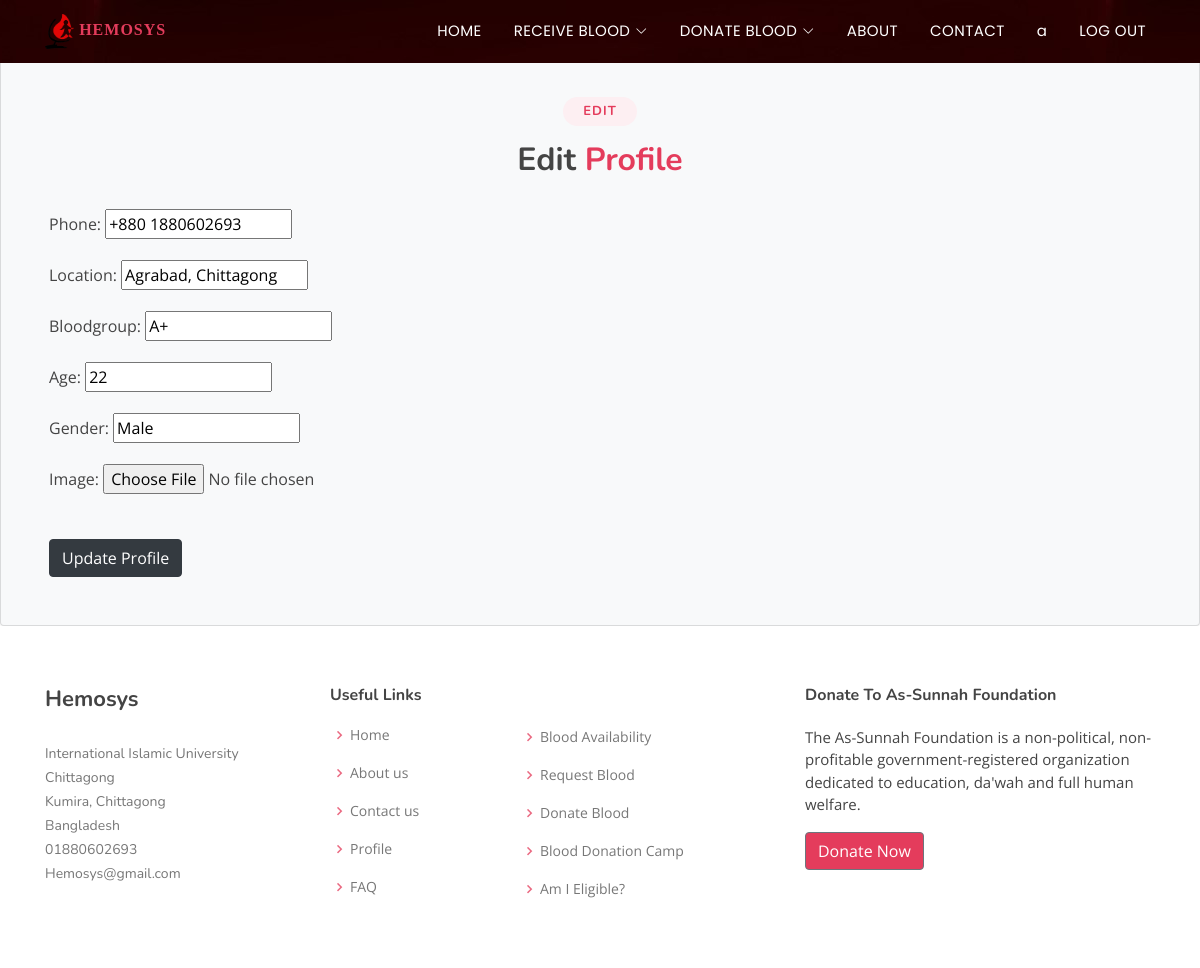
Page /auth/edit-profile/ (signed in) on the committed database.
### authentication/models.py (models this page shows, shortened)
class userprofile(models.Model):
    user = models.OneToOneField(User, on_delete=models.CASCADE)
    phone = models.CharField(max_length=100)
    location = models.CharField(max_length=100)
    bloodgroup = models.CharField(max_length=100)
    age = models.CharField(max_length=3)
    gender = models.CharField(max_length=10)
    image = models.FileField(upload_to='profile-picture', blank=True, null=True)
    donor_donationcount = models.IntegerField(default = 0)

### authentication/views.py (the view)
# urls.py: path('edit-profile/', views.edit_profile, name="editprofile"),
@login_required
def edit_profile(request):
    user_profile = request.user.userprofile
    if request.method == 'POST':
        form = userprofileForm(request.POST, request.FILES, instance=user_profile)
        if form.is_valid():
            form.save()
            return redirect('/auth/profile/')
    else:
        form = userprofileForm(instance=user_profile)
    return render(request, 'editprofile.html', {'form': form})

### authentication/forms.py
class userprofileForm(forms.ModelForm):
    class Meta:
        model = userprofile
        fields = ('phone', 'location', 'bloodgroup', 'age', 'gender', 'image')

### templates/editprofile.html (shortened to what this page needs)
{% extends "base.html" %}
{% block content %}
<div class="card bg-light p-5">
    <br><br>
    <div class="section-title">
        <h2>Edit</h2>
        <h3>Edit <span>Profile</span></h3>
    </div>
    <form method="post" enctype="multipart/form-data">
      {{ form.as_p }}
      <br>
      <button type="submit" class="btn btn-dark">Update Profile</button>
  </form>
</div>
{% endblock content %}

### templates/header.html (shortened to what this page needs)
{%load static %}
<!DOCTYPE html>
<html lang="en">
<head>
  <link rel="stylesheet" href="https://cdn.jsdelivr.net/npm/bootstrap@4.4.1/dist/css/bootstrap.min.css">
  <link rel="stylesheet" href="https://cdn.jsdelivr.net/npm/bootstrap-icons@1.3.0/font/bootstrap-icons.css">
  <link rel='stylesheet' href='https://unpkg.com/boxicons@2.1.4/css/boxicons.min.css' >
  <link href="/static/assets/css/style.css" rel="stylesheet">
</head>
<body>
  <header id="header" class="fixed-top ">
    <div class="container d-flex align-items-center justify-content-between">
      <a href="/" class="logo"><img src="{% static '/images/logo.png' %}" alt="" class="img-fluid"> HEMOSYS </a>
      <nav id="navbar" class="navbar">
        <ul>
          {% url 'index' as url %}
          <li><a class="{% if request.path == url %} active {% endif %}" href="/">HOME</a></li>
          {% url 'requestblood' as url1 %}
          {% url 'bloodavailability' as url2 %}
          <li class="dropdown"><a class="{% if request.path == url1 or request.path == url2 %} active {% endif %}" href="#"><span>RECEIVE BLOOD</span> <i class="bi bi-chevron-down"></i></a>
          </li>
          {% url 'donorregistration' as url3 %}
          {% url 'registereddonors' as url4 %}
          {% url 'donationcamp' as url5 %}
          {% url 'amieligible' as url6 %}
          {% url 'donationrequest' as url7 %}
          <li class="dropdown"><a class="" href="#"><span>DONATE BLOOD</span> <i class="bi bi-chevron-down"></i></a>
          </li>
          {% url 'about' as url %}
          <li><a class="{% if request.path == url %} active {% endif %}" href="{{url}}">ABOUT</a></li>
          {% url 'contact' as url %}
          <li><a class="{% if request.path == url %} active {% endif %}" href="{{url}}">CONTACT</a></li>
          {% if request.user.is_superuser %}
          <li class="dropdown"><a href="#"><span>Admin <i class="fa-solid fa-user"></i></span> <i class="bi bi-chevron-down"></i></a>
            <ul>
              {% url 'profile' as url %}
              <li><a class="{% if request.path == url %} active {% endif %}" href="{{url}}">{{ user }}<i class="fa-solid fa-user"></i></a></li>
              <li><a href="/admin">Dashboard</a></li>
            </ul>
          </li>
          {% else %}
          {% if request.user.is_authenticated %}
          {% url 'profile' as url %}
          <li><a class="{% if request.path == url %} active {% endif %}" href="{{url}}">{{ user.first_name }}</a></li>
          {% else %}
          {% url 'profile' as url %}
          <li><a class="{% if request.path == url %} active {% endif %}" href="{{url}}">Anonymous</a></li>
          {% endif %}
          {% endif %}
          {% if request.user.is_authenticated %}
          <li><a  class="nav-link scrollto" href="/auth/logout/">LOG OUT
          </a></li>
          {% endif %}
        </ul>
      </nav>
    </div>
  </header>

### static/assets/css/style.css (style rules this page uses)
body { font-family: "Open Sans", sans-serif; color: #444444; }
a { color: #e43c5c; text-decoration: none; }
h1, h2, h3, h4, h5, h6 { font-family: "Nunito", sans-serif; }
#header { transition: all 0.5s; z-index: 997; padding: 10px 0; background: url("../../images/headerbg.jpg") top center; }
#header .logo { font-size: 16px; margin: 0; padding: 0; line-height: 1; font-weight: 600; letter-spacing: 1px; text-transform: uppercase; font-family: cursive; }
#header .logo img { max-height: 35px; }
.navbar { padding: 0; }
.navbar ul { margin: 0; padding: 0; display: flex; list-style: none; align-items: center; }
.navbar li { position: relative; }
.navbar>ul>li { white-space: nowrap; padding: 10px 0 10px 24px; }
.navbar a, .navbar a:focus { display: flex; align-items: center; justify-content: space-between; font-family: "Poppins", sans-serif; color: #fff; font-size: 15px; padding: 0 4px; white-space: nowrap; transition: 0.3s; letter-spacing: 0.4px; position: relative; }
.navbar a i, .navbar a:focus i { font-size: 12px; line-height: 0; margin-left: 5px; }
.navbar>ul>li>a:before { content: ""; position: absolute; width: 100%; height: 2px; bottom: -6px; left: 0; background-color: #e43c5c; visibility: hidden; transform: scaleX(0); transition: all 0.3s ease-in-out 0s; }
.section-title { text-align: center; padding-bottom: 30px; }
.section-title h2 { font-size: 13px; letter-spacing: 1px; font-weight: 700; padding: 8px 20px; line-height: 1; margin: 0; background: #fdeff2; color: #e43c5c; display: inline-block; text-transform: uppercase; border-radius: 50px; }
.section-title h3 { margin: 15px 0 0 0; font-size: 32px; font-weight: 700; }
.section-title h3 span { color: #e43c5c; }

### rows in the picture
userprofile: phone "+880 1880602693", location "Agrabad, Chittagong", bloodgroup "A+", age "22", gender "Male"

### other values in the picture
{{ user.first_name }} "a"
